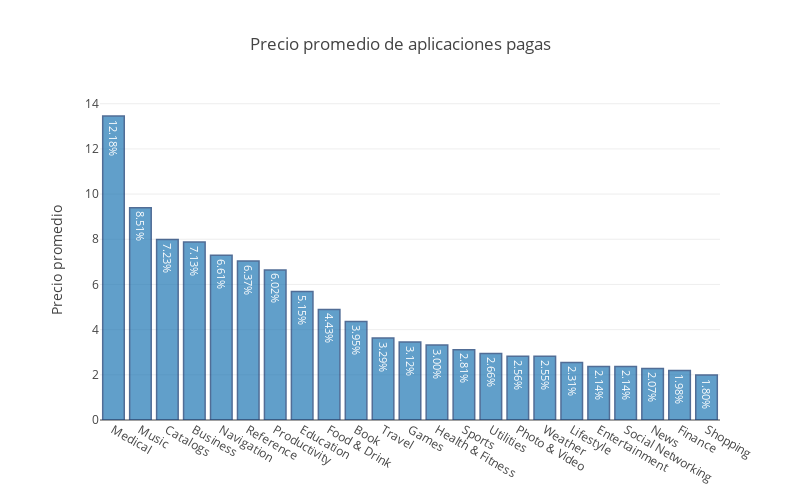

The notebook cell this image was saved under:
### Markdown cell above
Como se puede ver, la gran mayoría de apps son gratis; de las pagas los precios van hasta los USD 10, a partir de ahí ya hay muy pocos casos como para generalizar.

### Code cell
apps['isNotFree'] = apps['price'].apply(lambda x: 1 if x > 0 else 0)
df_app_notfree = apps[apps['isNotFree'] == 1]
df_app_free = apps[apps['isNotFree'] == 0]
cnt_srs = df_app_notfree[['prime_genre', 'price']].groupby('prime_genre').mean()['price'].sort_values(ascending=False)
text = ['{:.2f}%'.format(100 * (value / cnt_srs.sum())) for value in cnt_srs.values]

trace = go.Bar(
    x = cnt_srs.index,
    y = cnt_srs.values,
    text = text,
    marker = dict(
        line = dict(color='rgb(8, 48, 107)',
                    width = 1.5)
    ),
    opacity = 0.7
)
data = [trace]

layout = go.Layout(
    title = 'Precio promedio de aplicaciones pagas',
    margin = dict(
        l = 100
    ),
    yaxis = dict(
        title = 'Precio promedio'
    ),
    width = 800,
    height = 500
)

fig = go.Figure(data=data, layout=layout)
py.iplot(fig)

### Figure 1 — Plotly figure (JSON) as saved in the notebook; plotly's stock layout.template omitted (floating-point values rounded to 4 significant figures)
{"data": [{"marker": {"line": {"color": "rgb(8, 48, 107)", "width": 1.5}}, "opacity": 0.7, "text": ["12.18%", "8.51%", "7.23%", "7.13%", "6.61%", "6.37%", "6.02%", "5.15%", "4.43%", "3.95%", "3.29%", "3.12%", "3.00%", "2.81%", "2.66%", "2.56%", "2.55%", "2.31%", "2.14%", "2.14%", "2.07%", "1.98%", "1.80%"], "type": "bar", "uid": "ef6fe439-9f37-4198-be68-711c4a019ca3", "x": ["Medical", "Music", "Catalogs", "Business", "Navigation", "Reference", "Productivity", "Education", "Food & Drink", "Book", "Travel", "Games", "Health & Fitness", "Sports", "Utilities", "Photo & Video", "Weather", "Lifestyle", "Entertainment", "Social Networking", "News", "Finance", "Shopping"], "y": [13.46, 9.398, 7.99, 7.882, 7.298, 7.035, 6.645, 5.685, 4.89, 4.36, 3.63, 3.448, 3.317, 3.104, 2.94, 2.825, 2.819, 2.55, 2.368, 2.365, 2.284, 2.19, 1.99]}], "layout": {"height": 500, "margin": {"l": 100}, "title": "Precio promedio de aplicaciones pagas", "width": 800, "xaxis": {"autorange": true, "range": [-0.5, 22.5], "type": "category"}, "yaxis": {"autorange": true, "range": [0, 14.16], "title": "Precio promedio", "type": "linear"}}}
